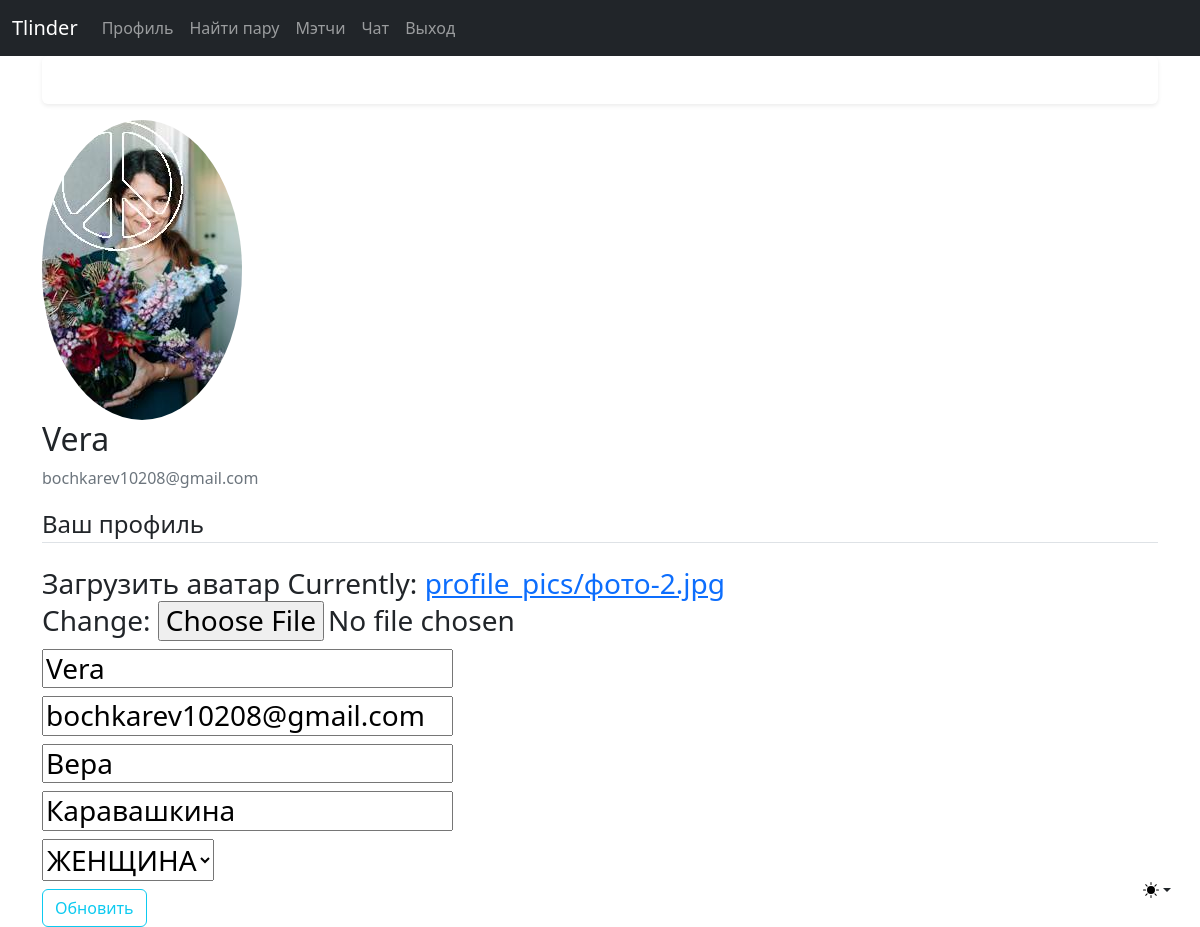
/users/profile_update/ (signed in), run on the app's committed database.
### users/models.py (models this page shows, shortened)
class Profile(models.Model):
    user = models.OneToOneField(User, on_delete=models.CASCADE)
    firstname = models.CharField(max_length=200, db_index=True,)
    lastname = models.CharField(max_length=200)
    gender = models.CharField(max_length=200, choices=GENDER_CHOICES, default='Мужчина')
    image = models.ImageField(default='default.jpg', upload_to='profile_pics')
    image2 = models.ImageField(default='default2.jpg')

### users/views.py (the view)
# urls.py: path('profile_update/', user_views.profile_update, name='profile-update'),
@login_required
def profile_update(request):
    if request.method == 'POST':
        u_form = UserUpdateForm(request.POST, instance=request.user)
        p_form = ProfileUpdateForm(request.POST,
                                   request.FILES,
                                   instance=request.user.profile)
        if u_form.is_valid() and p_form.is_valid():
            u_form.save()
            p_form.save()
            messages.success(request, f'Ваш профиль успешно обновлен.')
            return redirect('profile')
    else:
        u_form = UserUpdateForm(instance=request.user)
        p_form = ProfileUpdateForm(instance=request.user.profile)
    context = {
        'u_form': u_form,
        'p_form': p_form,
    }
    return render(request, 'users/profile_update.html', context)

### users/forms.py
class UserUpdateForm(forms.ModelForm):
    email = forms.EmailField()
    class Meta:
        model = User
        fields = ['username', 'email']

class ProfileUpdateForm(forms.ModelForm):
    class Meta:
        model = Profile
        fields = ['image', 'gender', 'firstname', 'lastname']

### users/templates/users/profile_update.html (shortened to what this page needs)
{% extends "users/base.html" %}
{% block content %}
	<div class="content-section">
		<div class="media">
			<img class="rounded-circle account-img" src="{{ user.profile.image.url }}">
			<div class="media-body">
			<h2 class="account-heading">{{ user.username }}</h2>
			<p class="text-secondary">{{ user.email }}</p>
			</div>
		</div>
		<form method="POST" enctype="multipart/form-data">
			  <fieldset class="form-group">
				  <legend class="border-bottom mb-4">Ваш профиль</legend>
				  <div class="content-section">
					  <h3>Загрузить аватар {{ p_form.image }}</h3>
					  <h3>{{ u_form.username }}</h3>
					  <h3>{{ u_form.email }}</h3>
					  <h3>{{ p_form.firstname }}</h3>
					  <h3>{{ p_form.lastname }}</h3>
					  <h3>{{ p_form.gender }}</h3>
				  </div>
			  </fieldset>
			  <div class="form-group">
				  <button class="btn btn-outline-info" type="submit">Обновить</button>
			  </div>
		</form>
	</div>
{% endblock content %}

### data on the page
Profile: firstname "Вера", lastname "Каравашкина", gender "ЖЕНЩИНА"

### other printed values
{{ user.username }} "Vera"
{{ user.email }} "bochkarev10208@gmail.com"
